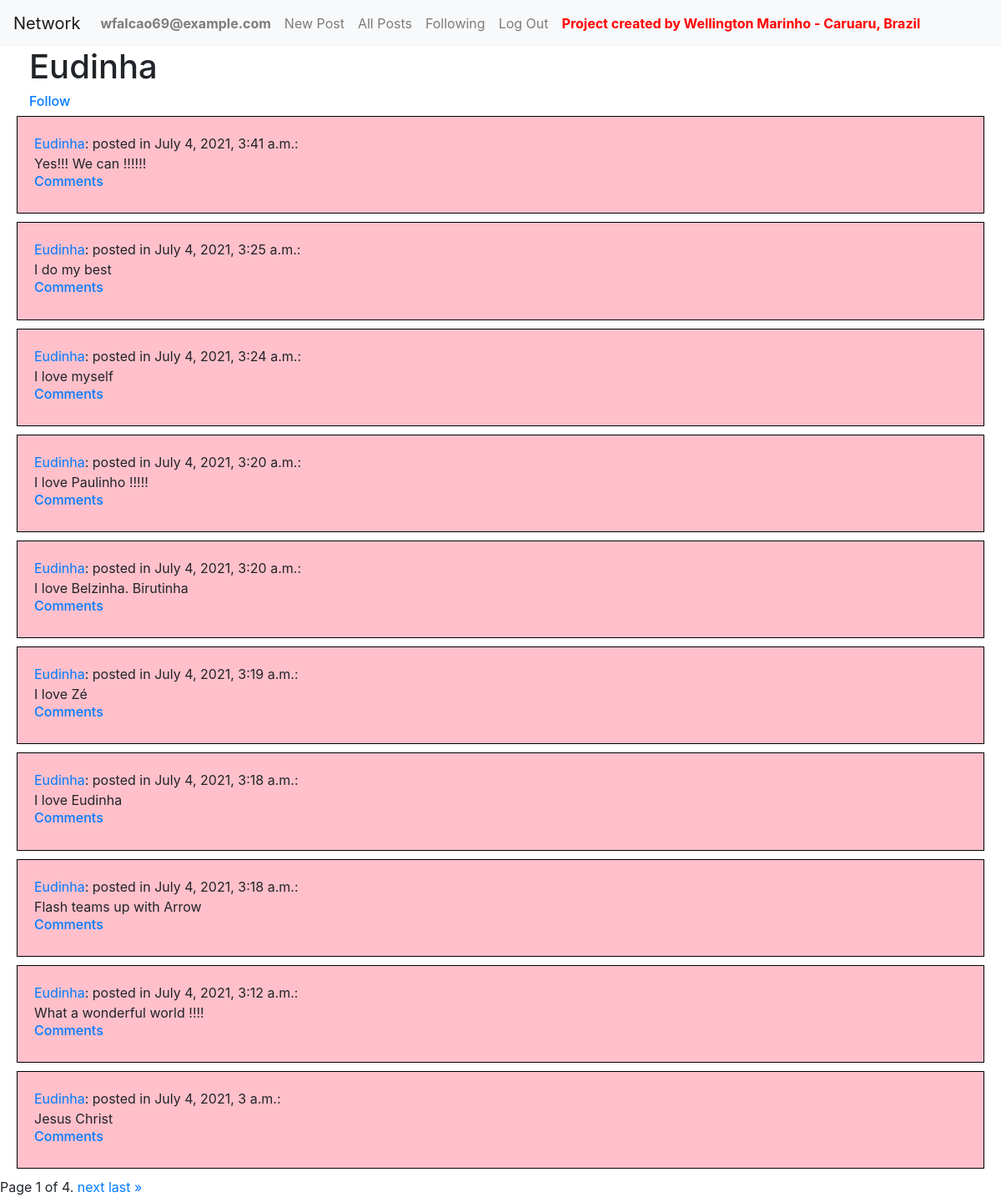
The page /profile/1 (signed in) on the database its author committed.
### network/models.py (models this page shows, shortened)
class User(AbstractUser):
    pass

class Post(models.Model):
    content = models.CharField(max_length=264)
    time_of_creation = models.DateTimeField(default=timezone.now)
    creator = models.ForeignKey(User, on_delete=models.CASCADE, related_name="posts")
    now = datetime.now()

### network/views.py (the view)
# urls.py: path("profile/<int:creator_id>", views.profile, name="profile"),
def profile(request, creator_id):
    username = request.user.username
    user = User.objects.get(username=username)
    user2 = User.objects.get(id=creator_id)
    post_list = Post.objects.filter(creator=user2)
    post_list = post_list.order_by("-time_of_creation").all()
    paginator = Paginator(post_list, 10) # Show 10 contacts per page.
    page_number = request.GET.get('page',)
    page_obj = paginator.get_page(page_number)
    wells = Follower.objects.all().filter(user=user)
    cont = 0
    for well in wells:
        if well.following == user2:
            cont = cont + 1
    return render(request, 'network/profile.html', {'page_obj': page_obj, 'user': user, 'user2': user2, "cont": cont})

### network/templates/network/profile.html (shortened to what this page needs)
{% extends "network/layout.html" %}
{% block body %}
        <h1 style="margin-left: 35px;">{{ user2.username }}</h1>
        {% if cont != 0 %}
            <h6><a style="margin-left: 35px;" href="{% url 'follower_del' user2.id %}">Stop Following</a></h6>
        {% else %}
            <h6><a style="margin-left: 35px;" href="{% url 'follower_add' user2.id %}">Follow</a></h6>
        {% endif %}
        {% for post in page_obj %}
            <div class="well">
              <a href="{% url 'profile' post.creator.id %}">{{ post.creator }}</a>: posted in {{ post.time_of_creation }}: <br> {{ post.content }} <br>
              <h6><a href="{% url 'comment' post.id %}">Comments</a></h6>
            </div>
        {% endfor %}
        <div class="pagination">
            <span class="step-links">
                <span class="current">
                    Page {{ page_obj.number }} of {{ page_obj.paginator.num_pages }}.
                </span>
                {% if page_obj.has_next %}
                    <a href="?page={{ page_obj.next_page_number }}">next</a>
                    <a href="?page={{ page_obj.paginator.num_pages }}">last &raquo;</a>
                {% endif %}
            </span>
        </div>
{% endblock %}

### network/templates/network/layout.html (shortened to what this page needs)
{% load static %}
<!DOCTYPE html>
<html lang="en">
    <head>
        <link rel="stylesheet" href="https://stackpath.bootstrapcdn.com/bootstrap/4.4.1/css/bootstrap.min.css">
        <link href="{% static 'network/styles.css' %}" rel="stylesheet">
    </head>
    <body>
        <nav class="navbar navbar-expand-lg navbar-light bg-light">
            <a class="navbar-brand" href="#">Network</a>
            <div>
              <ul class="navbar-nav mr-auto">
                {% if user.is_authenticated %}
                    <li class="nav-item">
                        <a class="nav-link" href="#"><strong>{{ user.username }}</strong></a>
                    </li>
                {% endif %}
                <li class="nav-item">
                  <a class="nav-link" href="{% url 'index' %}">New Post</a>
                </li>
                <li class="nav-item">
                  <a class="nav-link" href="{% url 'all_posts' %}">All Posts</a>
                </li>
                {% if user.is_authenticated %}
                    <li class="nav-item">
                        <a class="nav-link" href="{% url 'follower_index' %}">Following</a>
                    </li>
                    <li class="nav-item">
                        <a class="nav-link" href="{% url 'logout' %}">Log Out</a>
                    </li>
                {% endif %}
                <li class="nav-item">
                    <a class="nav-link" href="#"><strong style="color: red;">Project created by Wellington Marinho - Caruaru, Brazil</strong></a>
                </li>
              </ul>
            </div>
          </nav>
        <div class="body">
            {% block body %}
            {% endblock %}
        </div>
    </body>
</html>

### network/templates/network/layout.html (style rules this page uses)
.well { background-color: pink; border: 1px solid black; padding: 20px; margin-bottom: 10px; margin-left: 20px; margin-right: 20px; }

### rows shown on the page
User: username "wfalcao69@example.com"
User: username "Eudinha"
Post: creator "Eudinha", time_of_creation "July 4, 2021, 3:41 a.m.", content "Yes!!! We can !!!!!!"
Post: creator "Eudinha", time_of_creation "July 4, 2021, 3:25 a.m.", content "I do my best"
Post: creator "Eudinha", time_of_creation "July 4, 2021, 3:24 a.m.", content "I love myself"
Post: creator "Eudinha", time_of_creation "July 4, 2021, 3:20 a.m.", content "I love Paulinho !!!!!"
Post: creator "Eudinha", time_of_creation "July 4, 2021, 3:20 a.m.", content "I love Belzinha. Birutinha"
Post: creator "Eudinha", time_of_creation "July 4, 2021, 3:19 a.m.", content "I love Zé"
Post: creator "Eudinha", time_of_creation "July 4, 2021, 3:18 a.m.", content "I love Eudinha"
Post: creator "Eudinha", time_of_creation "July 4, 2021, 3:18 a.m.", content "Flash teams up with Arrow"
Post: creator "Eudinha", time_of_creation "July 4, 2021, 3:12 a.m.", content "What a wonderful world !!!!"
Post: creator "Eudinha", time_of_creation "July 4, 2021, 3 a.m.", content "Jesus Christ"

### other values the page prints
{{ page_obj.number }} "1"
{{ page_obj.paginator.num_pages }} "4"
